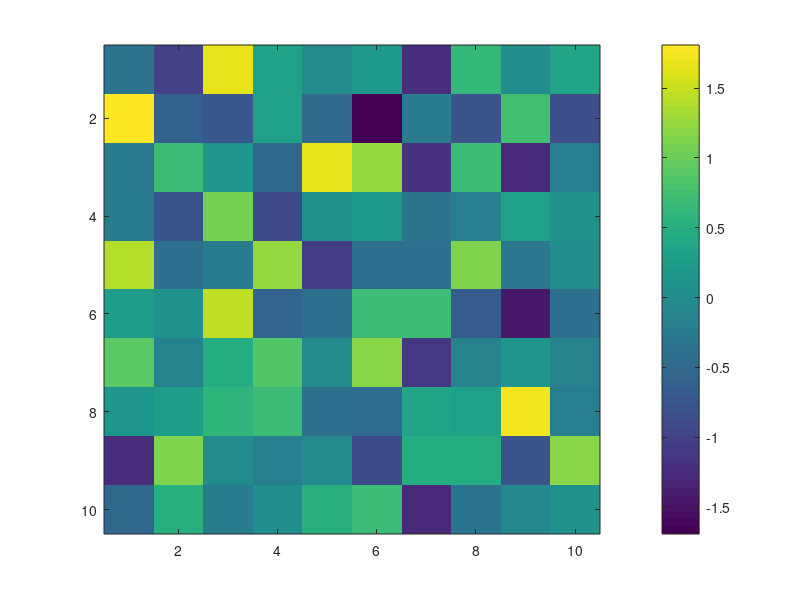

Reproduce this figure in MATLAB.
%%willem test
n=0
figure;
while n<10
    rand('twister',1);
    X = randn(10,10);
    imagesc(X);
    colorbar;
    drawnow;
    n=n+1
end

% h = animatedline;
% axis([0 4*pi -1 1])
% x = linspace(0,4*pi,2000);
% 
% for k = 1:length(x)
%     y = sin(x(k));
%     addpoints(h,x(k),y);
%     drawnow
% end
% 
